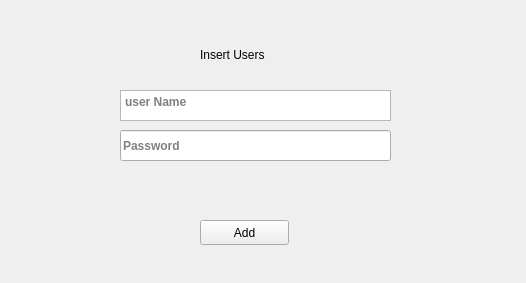
<?xml version="1.0" encoding="UTF-8"?>
<ui version="4.0">
 <class>inserData</class>
 <widget class="QWidget" name="inserData">
  <property name="geometry">
   <rect>
    <x>0</x>
    <y>0</y>
    <width>526</width>
    <height>283</height>
   </rect>
  </property>
  <property name="windowTitle">
   <string>Form</string>
  </property>
  <widget class="QPushButton" name="pushButton">
   <property name="geometry">
    <rect>
     <x>200</x>
     <y>220</y>
     <width>89</width>
     <height>25</height>
    </rect>
   </property>
   <property name="text">
    <string>Add</string>
   </property>
  </widget>
  <widget class="QTextEdit" name="textEdit">
   <property name="geometry">
    <rect>
     <x>120</x>
     <y>90</y>
     <width>271</width>
     <height>31</height>
    </rect>
   </property>
   <property name="font">
    <font>
     <weight>75</weight>
     <bold>true</bold>
    </font>
   </property>
   <property name="placeholderText">
    <string notr="true" extracomment="user Name">user Name</string>
   </property>
  </widget>
  <widget class="QLabel" name="label">
   <property name="geometry">
    <rect>
     <x>200</x>
     <y>39</y>
     <width>101</width>
     <height>31</height>
    </rect>
   </property>
   <property name="text">
    <string>Insert Users</string>
   </property>
  </widget>
  <widget class="QLineEdit" name="textEdit_2">
   <property name="geometry">
    <rect>
     <x>120</x>
     <y>130</y>
     <width>271</width>
     <height>31</height>
    </rect>
   </property>
   <property name="font">
    <font>
     <weight>75</weight>
     <bold>true</bold>
    </font>
   </property>
   <property name="echoMode">
    <enum>QLineEdit::Password</enum>
   </property>
   <property name="placeholderText">
    <string>Password</string>
   </property>
  </widget>
 </widget>
 <resources/>
 <connections/>
</ui>
